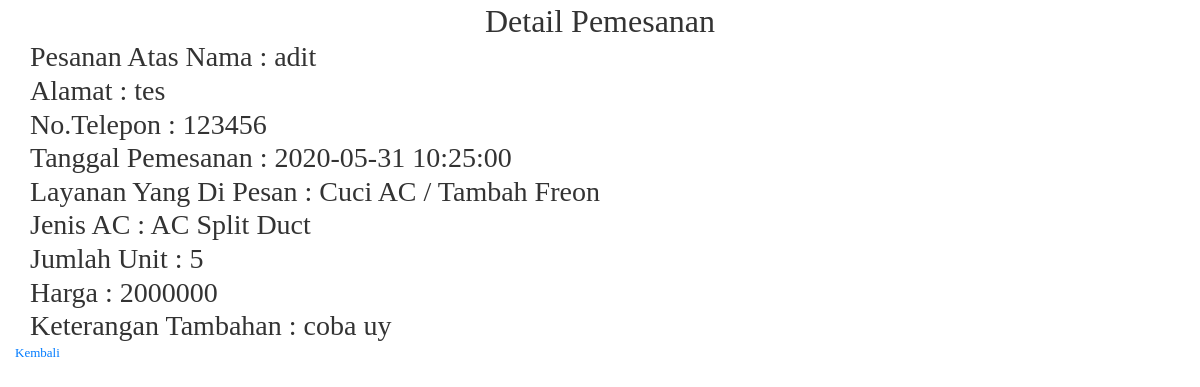
Screenshot of /admin/detail.php?id=2 with the database file from the repository.
### tables this page shows
CREATE TABLE `task` (
  `id` int(10) NOT NULL,
  `nm_pemesan` varchar(200) NOT NULL,
  `alamat` varchar(200) NOT NULL,
  `telp` varchar(12) NOT NULL,
  `jenis_ac` varchar(50) NOT NULL,
  `tgl_pesan` datetime NOT NULL,
  `keterangan` varchar(200) NOT NULL,
  `user_pelangan` varchar(100) NOT NULL,
  `jenis_layanan` varchar(100) NOT NULL,
  `petugas` varchar(100) NOT NULL,
  `harga` decimal(10,0) NOT NULL,
  `status` varchar(10) NOT NULL,
  `tgl_proses` datetime NOT NULL,
  `deskripsi_proses` varchar(100) NOT NULL,
  `bukti_tf` varchar(225) NOT NULL,
  `jm_unit` varchar(20) NOT NULL,
  `jenis_pembayaran` varchar(50) NOT NULL
);

CREATE TABLE `layanan` (
  `id` int(20) NOT NULL,
  `jenisLayanan` varchar(100) NOT NULL,
  `keterangan` varchar(100) NOT NULL
);

CREATE TABLE `jenis_ac` (
  `id` int(10) NOT NULL,
  `jenis` varchar(100) NOT NULL,
  `deskripsi` varchar(100) NOT NULL,
  `harga` decimal(10,0) NOT NULL,
  `kategori` varchar(20) NOT NULL
);

### admin/detail.php (the view, shortened to what this page needs)
<?php
    $id = $_GET['id'];
?>
<html class="no-js" lang="zxx">
    <head>
            <link rel="stylesheet" href="../assets/css/bootstrap.min.css">
            <link rel="stylesheet" href="../assets/css/owl.carousel.min.css">
            <link rel="stylesheet" href="../assets/css/flaticon.css">
            <link rel="stylesheet" href="../assets/css/slicknav.css">
            <link rel="stylesheet" href="../assets/css/animate.min.css">
            <link rel="stylesheet" href="../assets/css/magnific-popup.css">
            <link rel="stylesheet" href="../assets/css/fontawesome-all.min.css">
            <link rel="stylesheet" href="../assets/css/themify-icons.css">
            <link rel="stylesheet" href="../assets/css/slick.css">
            <link rel="stylesheet" href="../assets/css/nice-select.css">
            <link rel="stylesheet" href="../assets/css/style.css">
   </head>
   <body>
    <div class="what-we-do we-padding">
        <div class="container">
            <div class="row d-flex justify-content-center">
                    <div class="col-lg-8">
                    <div class="section-tittle text-center mb-80">
                      <h2>Detail Pemesanan</h2>
                    </div>
                </div>
            </div>
            <section class="sample-text-area">
                <div class="container box_1170">
                    <?php
                        require_once "../koneksi.php";
                        $sql = "SELECT t.*,ja.deskripsi,l.keterangan as jenisLayanan FROM `task` t INNER JOIN `jenis_ac` ja on t.jenis_ac = ja.id INNER JOIN layanan l on t.jenis_layanan = l.jenisLayanan where t.id = '$id'";
                        $query = mysqli_query($con, $sql) or die("Gagal". mysqli_error($con));
                        while($tampil = mysqli_fetch_array($query)){
                    ?>
                    <h3 class="text-heading">Pesanan Atas Nama : <?php echo $tampil['nm_pemesan']; ?></h3>
                    <h3 class="text-heading">Alamat : <?php echo $tampil['alamat']; ?></h3>
                    <h3 class="text-heading">No.Telepon : <?php echo $tampil['telp']; ?></h3>
                    <h3 class="text-heading">Tanggal Pemesanan : <?php echo $tampil['tgl_pesan']; ?></h3>
                    <h3 class="text-heading">Layanan Yang Di Pesan : <?php echo $tampil['jenisLayanan']; ?></h3>
                    <h3 class="text-heading">Jenis AC : <?php echo $tampil['deskripsi']; ?></h3>
                    <h3 class="text-heading">Jumlah Unit : <?php echo $tampil['jm_unit']; ?></h3>
                    <?php if($tampil['jenis_layanan'] != "perbaikan"){?>
                    <h3 class="text-heading">Harga : <?php echo $tampil['harga']; ?></h3>
                    <?php }?>
                    <h3 class="text-heading">Keterangan Tambahan : <?php echo $tampil['keterangan']; ?></h3>
                    <?php }?>
                </div>
                <div class="button-group-area mt-40">
                <a href="kotakmasuk.php" class="genric-btn success radius">Kembali</a>
            </div>
            </section>
        </div>
    </div>
   </body>
   </html>

### css/style.css (style rules this page uses)
* { -webkit-box-sizing: border-box; -moz-box-sizing: border-box; box-sizing: border-box; }
body { font-family: "Poppins-Regular"; color: #333; font-size: 13px; margin: 0; }
p, h1, h2, h3, h4, h5, h6, ul { margin: 0; }

### rows the page displays
task: nm_pemesan "adit", alamat "tes", telp "123456", tgl_pesan "2020-05-31 10:25:00", layanan.keterangan "Cuci AC / Tambah Freon", jenis_ac.deskripsi "AC Split Duct", jm_unit "5", harga "2000000", keterangan "coba uy"
